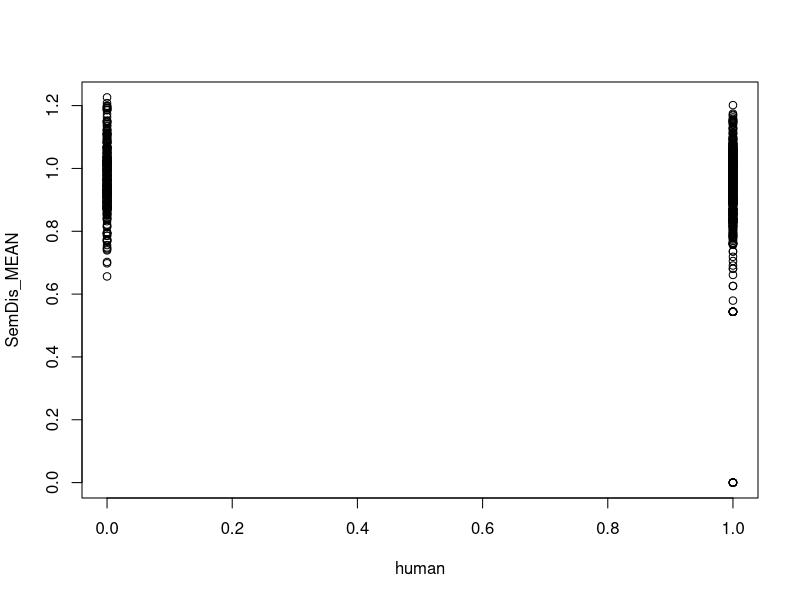
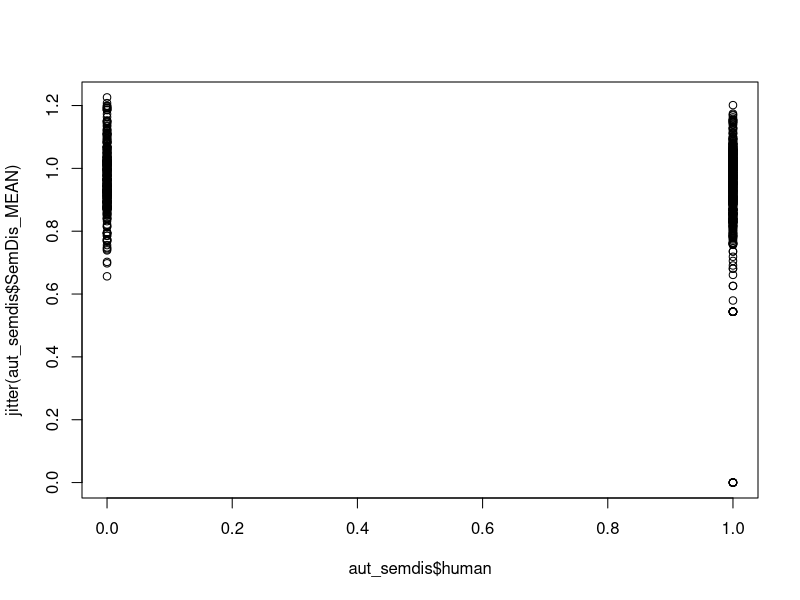

Write R code to recreate these figures, in order.
library(dplyr)

gpt3_aut_semdis <- read.csv("data_gpt3/SemDis-2022-04-22_gpt3_pilot.csv")
#gpt3_aut_meta <- read.csv("data_gpt3/gpt3_aut_pilot_response_meta.csv")

gpt3_aut <- gpt3_aut_semdis
gpt3_aut$human <- 0

human_tin_semdis <- read.csv("data_human/aut_tin_semdis_computed.csv")
human_book_semdis <- read.csv("data_human/aut_book_semdis_computed.csv")
human_fork_semdis <- read.csv("data_human/aut_fork_semdis_computed.csv")

human_aut <- human_book_semdis %>%
  add_row(human_fork_semdis) %>%
  add_row(human_tin_semdis) 
human_aut$human <- 1
human_aut$id <- as.factor(human_aut$id)

aut_semdis <- gpt3_aut %>%
  add_row(human_aut)

summary(aut_semdis$human)

t.test(SemDis_MEAN ~ human, aut_semdis)
plot(SemDis_MEAN ~ human, aut_semdis)
plot(aut_semdis$human, jitter(aut_semdis$SemDis_MEAN))

